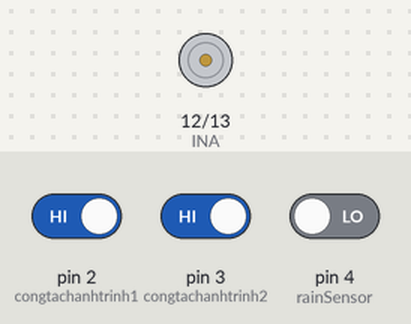
The sketch below on a simulated Arduino Uno, built with avr-gcc and run on an emulated ATmega328P. Parts: motor-driver pin pairs drawn as motors (green arrow = first pin HIGH = forward, orange = second pin HIGH = backward, longer = more drive). The test bench sets the inputs (shaded band); at power-on: pin 2 (congtachanhtrinh1) HIGH, pin 3 (congtachanhtrinh2) HIGH, pin 4 (rainSensor) LOW.

Above: at 1.2 s.
1.3 s: pin 2 (congtachanhtrinh1) driven LOW
At 2.3 s:
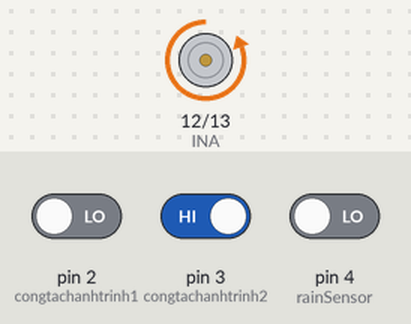
2.8 s: pin 2 (congtachanhtrinh1) driven HIGH
At 3.5 s:
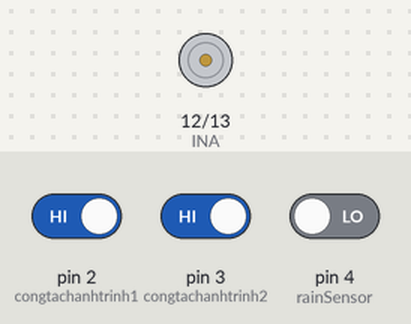
4.3 s: pin 3 (congtachanhtrinh2) driven LOW and pin 4 (rainSensor) driven HIGH
At 4.6 s:
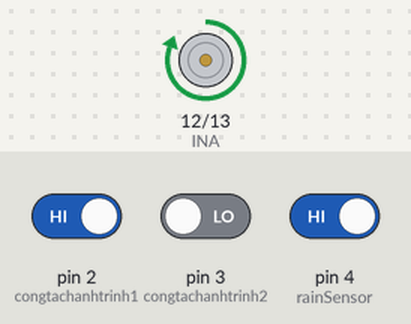
5.8 s: pin 3 (congtachanhtrinh2) driven HIGH
At 6.9 s:
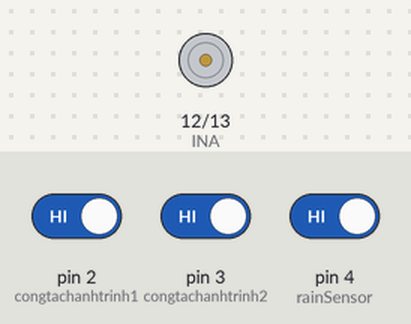
Timing chart, 0 to 8.3 s (numbered marks = the images above; inputs shaded):
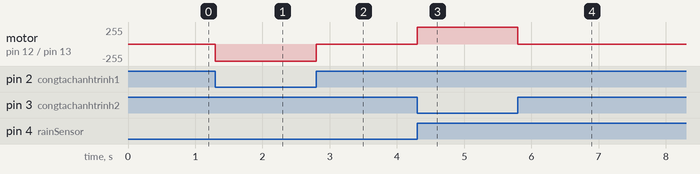

The sketch:

code.ino
```cpp
int rainSensor = 4;   //khai báo tín hiệu cảm biến mưa vào chân số 4
const int congtachanhtrinh1 = 2;  //khai báo công tắc hành trình 1 vào chân số 2
const int congtachanhtrinh2 = 3;  //khai báo công tắc hành trình 2 vào chân số 3
const int INA = 12;   //khai báo chân INA của mạch điều khiển động cơ vào chân số 12
const int INB = 13;   //khai báo chân INB của mạch điều khiển động cơ vào chân số 13
int buttonState1 = LOW;   //khai báo trạng thái ban đầu của nút nhấn 1 là mức thấp
int buttonState2 = LOW; //khai báo trạng thái ban đầu của nút nhấn 2 là mức thấp
void setup() {
pinMode(rainSensor,INPUT);  //đặt cảm biến mưa là ngỏ vào
pinMode(congtachanhtrinh1, INPUT);  //đặt cảm công tắc hành trình 1 là ngỏ vào
pinMode(congtachanhtrinh2, INPUT);  //đặt cảm công tắc hành trình 1 là ngỏ vào
pinMode(INA,OUTPUT);    //đặt INA là ngỏ ra
pinMode(INB,OUTPUT);    //đặt INB là ngỏ ra
digitalWrite(INA,LOW);    //nhập giá trị INA ở mức thấp
digitalWrite(INB,LOW);    //nhập giá trị INB ở mức thấp
digitalWrite(congtachanhtrinh1,LOW);  //nhập giá trị công tắc hành trình 1 ở mức thấp
digitalWrite(congtachanhtrinh2,LOW);  //nhập giá trị công tắc hành trình 2 ở mức thấp
}
void loop() {
buttonState1 = digitalRead(congtachanhtrinh1);// đọc tín hiệu từ ctht1
buttonState2 = digitalRead(congtachanhtrinh2);// đọc tín hiệu từ ctht2
int value = digitalRead(rainSensor);//Đọc tín hiệu cảm biến mưa
if ((value == HIGH)&&(buttonState2 == LOW))   // Đang không mưa
{
digitalWrite(INA,HIGH);
digitalWrite(INB,LOW);
} //Động cơ chạy chiều 1
if ((value == LOW)&&(buttonState1 == LOW))  //Đang mưa
{
digitalWrite(INA,LOW);
digitalWrite(INB,HIGH);
}   //Động cơ chạy chiều 2
if ((value == HIGH)&&(buttonState2 == HIGH))  //Không mưa và công tắc hành trình 2 được nhấn
{
digitalWrite(INA,LOW);
digitalWrite(INB,LOW);
} //Động cơ dừng
if ((value == LOW)&&(buttonState1 == HIGH)) //Có mưa và công tắc hành trình 1 được nhấn
{
digitalWrite(INA,LOW);
digitalWrite(INB,LOW);
} //Động cơ dừng

}
```

Measured:
- after the input at 1.3 s, motor on pin 12 (INA) / pin 13 (INB): stopped → backward 255/255 at once
- after the input at 2.8 s, motor on pin 12 (INA) / pin 13 (INB): backward 255/255 → stopped at once
- after the input at 4.3 s, motor on pin 12 (INA) / pin 13 (INB): stopped → forward 255/255 at once
- after the input at 5.8 s, motor on pin 12 (INA) / pin 13 (INB): forward 255/255 → stopped at once
